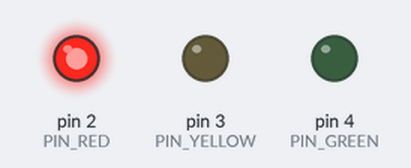
The sketch below on a simulated Arduino Uno, built with avr-gcc and run on an emulated ATmega328P. Shown: output pins drawn as LEDs (lit = HIGH).

Above: at 2.0 s.
At 6.0 s:
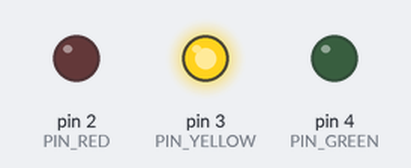
At 10.0 s:
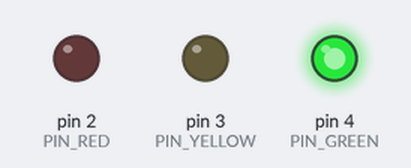
Timing chart, 0 to 15.6 s (numbered marks = the images above):
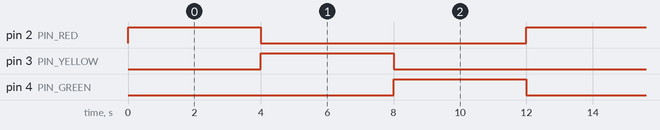

The sketch:

codetraffic.ino
```cpp
#define PIN_RED 2      // The Arduino pin connected to the red light
#define PIN_YELLOW 3   // The Arduino pin connected to the yellow light
#define PIN_GREEN 4    // The Arduino pin connected to the green light
#define RED_TIME 4000  // Red light duration in milliseconds
#define YELLOW_TIME 4000  // Yellow light duration in milliseconds
#define GREEN_TIME 4000   // Green light duration in milliseconds

void setup() {
  pinMode(PIN_RED, OUTPUT);
  pinMode(PIN_YELLOW, OUTPUT);
  pinMode(PIN_GREEN, OUTPUT);
}

void loop() {
  // Red light on
  digitalWrite(PIN_RED, HIGH);
  digitalWrite(PIN_YELLOW, LOW);
  digitalWrite(PIN_GREEN, LOW);
  delay(RED_TIME);

  // Yellow light on
  digitalWrite(PIN_RED, LOW);
  digitalWrite(PIN_YELLOW, HIGH);
  digitalWrite(PIN_GREEN, LOW);
  delay(YELLOW_TIME);

  // Green light on
  digitalWrite(PIN_RED, LOW);
  digitalWrite(PIN_YELLOW, LOW);
  digitalWrite(PIN_GREEN, HIGH);
  delay(GREEN_TIME);
}
```

Measured:
- by itself, pin 2 (PIN_RED), pin 3 (PIN_YELLOW), pin 4 (PIN_GREEN): alternates HIGH for 4.0 s and LOW for 8.0 s
- by itself, everything shown: repeats every 12.0 s, in 3 steps
